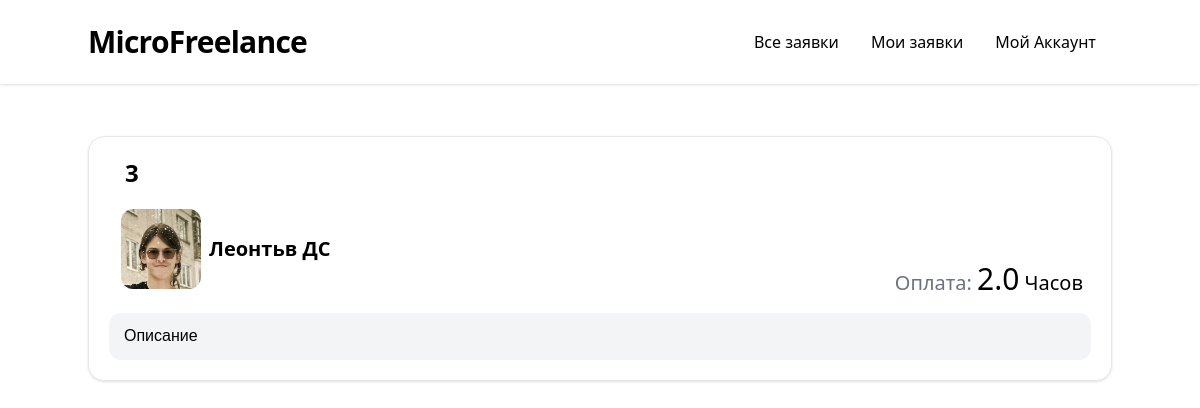
/post/7, run on an earlier commit of the app's database.
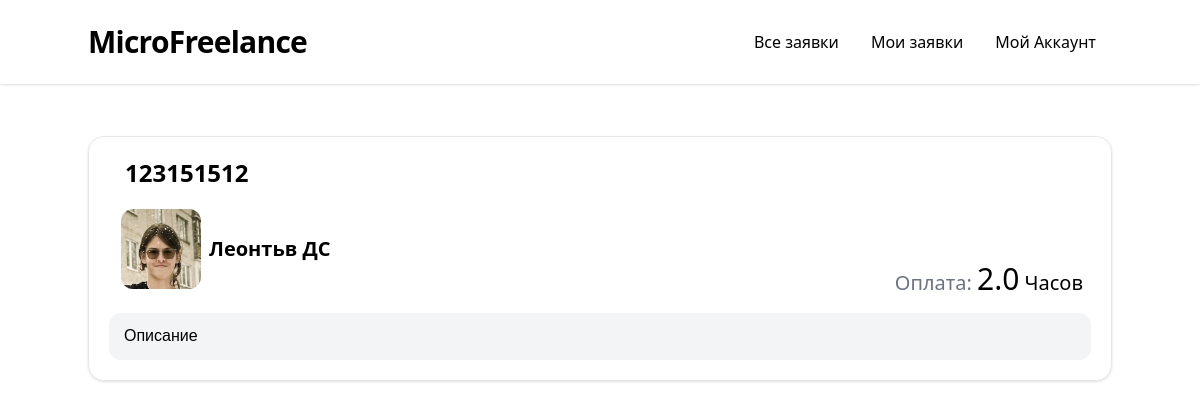
And on a later commit of the database.
### models.py (models this page shows)
class Post(db.Model):
    __table_name__ = "posts"
    id: Mapped[int]                         = mapped_column(primary_key=True)
    title: Mapped[str]                      = mapped_column(String(64))
    data: Mapped[str]                       = mapped_column(String(256))
    data_text: Mapped[str]                  = mapped_column(String(256))
    coast: Mapped[str]                      = mapped_column(String(64))
    currency: Mapped[str]                   = mapped_column(String(64))
    author_id: Mapped[int]                  = mapped_column(ForeignKey(User.id))
    create_date: Mapped[datetime.datetime]  = mapped_column(DateTime(timezone=True), server_default=func.now())
    update_date: Mapped[datetime.datetime]  = mapped_column(DateTime(timezone=True), server_default=func.now())
    archived_date: Mapped[Optional[datetime.datetime]] = mapped_column(DateTime(timezone=True))
    archived: Mapped[bool]                  = mapped_column(default=False)
    respond: Mapped[list["PostRespond"]]    = relationship(back_populates="post", cascade="all, delete")
    author: Mapped["User"] = relationship()

### routes.py (the view)
@app.route('/post/<id>', methods=['GET', 'POST'])
def post(id = None):
    data = db.session.scalar( sa.select(Post).where(Post.id == id) )
    if data == None:
        return abort(404)
    if current_user.is_authenticated and current_user.id != data.author_id:
        form = PostRespondForm()
        respond = db.session.query( PostRespond ).filter(PostRespond.author_id == current_user.id).filter(PostRespond.post_id == id).first()
        if form.validate_on_submit():
            if not respond:
                respond = PostRespond()
            respond.text = form.text.data
            respond.author_id = current_user.id
            respond.post_id = id
            respond.update_date = func.now()
            db.session.add(respond)
            db.session.commit()
            flash(['Данные сохранены', 'green'])
        if respond:
            form.text.data = respond.text
            form.submit.label.text = "Изменить"
        responds = respond
    else:
        form=''
        if current_user.is_authenticated and data.author_id == current_user.id:
            responds = data.respond
        else:
            responds = []
    return render_template('post.html', edit=False, form=form, data=data, current_user=current_user, responds=responds)

### templates/post.html (shortened to what this page needs)
{% extends 'base/base.html' %}
{% block content %}
<link href="{{ url_for('static', filename='post_editor/quill.snow.css') }}" rel="stylesheet" />
<form method="POST" enctype='multipart/form-data'>
    <div class="mt-5 p-5 border-t sm:border sm:rounded-2xl sm:shadow">
        {% if edit %}
        {{ form.hidden_tag() }}
            <div class="font-semibold text-2xl">
                {{ form.title(placeholder='Введите заголовок', class="shadow border p-4 rounded-xl w-full", value=data.title) }}
            </div>
        {% else %}
        <div class="relative ">
            <div class="font-semibold text-2xl px-4 break-all">
                {{data.title}}
            </div>
        </div>
        {% endif %}
        <div class="mt-5 shrink-0 relative">
            {% if edit %}
                <a class="flex flex-nowrap grow-0 shrink-0 ml-3">
            {% else %}
                <a href="/profile/{{data.author.login}}" class="flex flex-nowrap grow-0 shrink-0 ml-3">
            {% endif %}
                <img class="size-20 rounded-xl" src="{{ url_for('static', filename='avatars/'+data.author.login + '.webp') }}">
                <div class="grid content-center">
                    <p class="text-xl ml-2 font-semibold">{{ data.author.name }}</p>
                </div>
            </a>
        </div>
        <div class="flex-col relative">
            <div class="text-right mr-2 sm:text-xl sm:-mt-7">
                {% if edit %}
                    <p class="ml-5"><span class="text-gray-500">Оплата:</span> {{ form.coast(class='text-xl w-40 shadow p-2 rounded-md', placeholder='Зарплата', value=data.coast) }} {{ form.currency(value=data.currency, class='w-20 shadow p-2 rounded-md') }} </p>
                {% else %}
                    <p class="ml-5"><span class="text-gray-500">Оплата:</span> <span class="text-xl sm:text-3xl">{{ data.coast }}</span> {{ data.currency }} </p>
                {% endif %}
            </div>
        </div>
        <div class="mt-4">
            {% if edit %}
                {{ form.data(style="display:none;", id='data') }}
                {{ form.data_text(style="display:none;", id='data_text') }}
                <div class="w-full border rounded-xl h-96 mt-5 resize-none p-2 shadow" id="editor">
                    {{ data.data|safe }}
                </div>
            {% else %}
                <div class="ql-container ql-snow ql-editor bg-gray-100 rounded-xl">{{ data.data|safe }}</div>
            {% endif %}
        </div>
    </div>
</form>
{% endblock %}

What changed in the data, as far as the page shows it:
changed Post "Часов": title "3" → "123151512"
